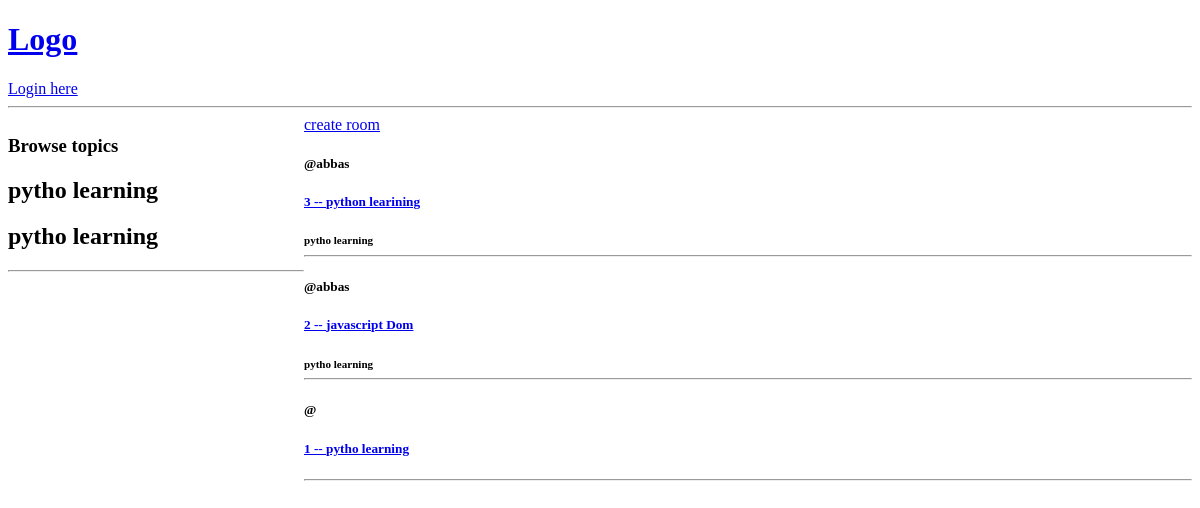
The app's page /, older data.
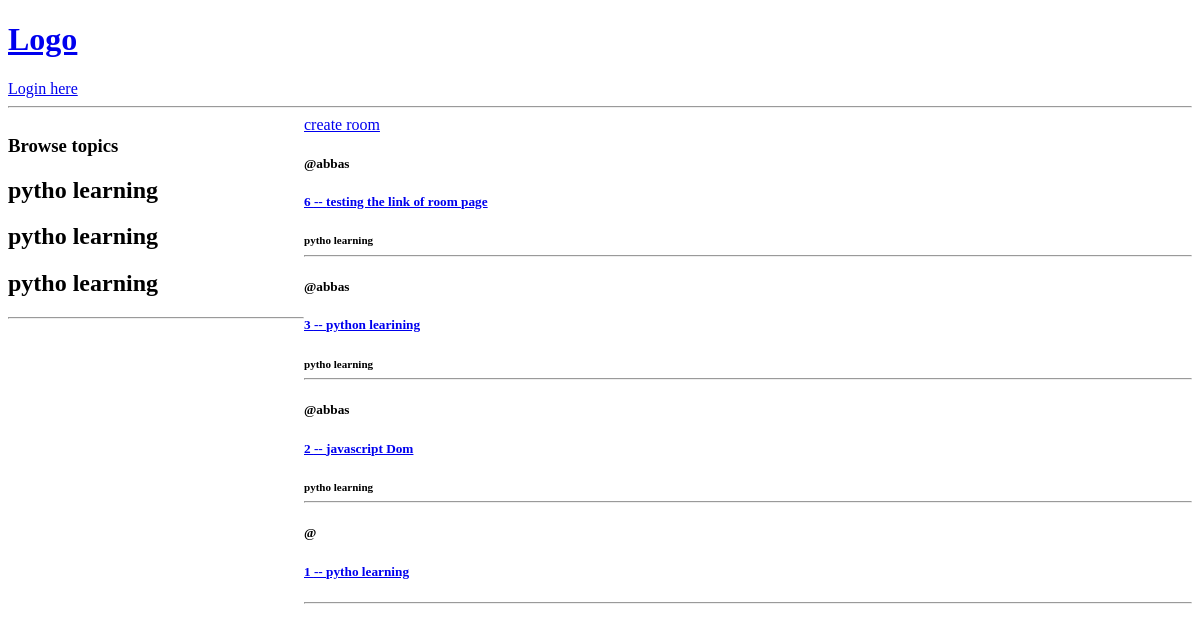
The same page, newer data.
### base/models.py (models this page shows, shortened)
class Room(models.Model):
    host = models.ForeignKey(
        User, on_delete=models.SET_NULL, null=True, related_name="user"
    )
    topic = models.ForeignKey(Topic, on_delete=models.SET_NULL, null=True)
    name = models.CharField(max_length=200)
    description = models.TextField(null=True, blank=True)
    created_at = models.DateTimeField(auto_now=True)
    update_at = models.DateTimeField(auto_now_add=True)
    class Meta:
        ordering = ["-update_at", "-created_at"]

class Topic(models.Model):
    name = models.CharField(max_length=200)

### base/views.py (the view)
# urls.py: path("", views.home, name="home"),
def home(request):
    rooms = Room.objects.all()
    context = {"rooms": rooms}
    return render(request, "base/home.html", context)

### base/templates/base/home.html (shortened to what this page needs)
{% extends 'main.html' %}
{%block content%}
<div class="home-container">
  <div>
    <h3>Browse topics</h3>
    {% for room in rooms%}
    <h2> {{room.topic.name }}</h2>
    {%endfor%}
    <hr>
  </div>
  <div>
    <a href="{% url 'create-room'%}"> create room </a>
    {%for room in rooms%}
    <h5>@{{room.host.username}}</h5>
    <h5> <a href="{%url 'room' room.id %}"> {{room.id}} -- {{room.name}}</a>
      <h5>
        <small>{{room.topic.name}}</small>
        <hr>
        {%endfor%}
  </div>
</div>
{%endblock%}

Row changes from the older to the newer data that the page shows:
added Room: topic.name "pytho learning", host.username "abbas", id "6", name "testing the link of room page"
